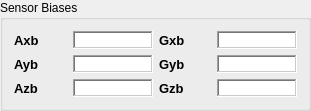
          <widget class="QGroupBox" name="sensorBiases_groupBox">
           <property name="minimumSize">
            <size>
             <width>311</width>
             <height>111</height>
            </size>
           </property>
           <property name="maximumSize">
            <size>
             <width>311</width>
             <height>111</height>
            </size>
           </property>
           <property name="title">
            <string>Sensor Biases</string>
           </property>
           <layout class="QVBoxLayout" name="verticalLayout_6">
            <item>
             <layout class="QGridLayout" name="gridLayout_7">
              <item row="0" column="0">
               <widget class="QLabel" name="label_10">
                <property name="minimumSize">
                 <size>
                  <width>0</width>
                  <height>0</height>
                 </size>
                </property>
                <property name="maximumSize">
                 <size>
                  <width>16777215</width>
                  <height>16777215</height>
                 </size>
                </property>
                <property name="font">
                 <font>
                  <pointsize>10</pointsize>
                  <weight>75</weight>
                  <bold>true</bold>
                 </font>
                </property>
                <property name="text">
                 <string>Axb</string>
                </property>
               </widget>
              </item>
              <item row="0" column="1">
               <widget class="QTextEdit" name="m_AxBiases">
                <property name="minimumSize">
                 <size>
                  <width>60</width>
                  <height>18</height>
                 </size>
                </property>
                <property name="maximumSize">
                 <size>
                  <width>80</width>
                  <height>18</height>
                 </size>
                </property>
                <property name="font">
                 <font>
                  <pointsize>10</pointsize>
                 </font>
                </property>
                <property name="frameShape">
                 <enum>QFrame::WinPanel</enum>
                </property>
                <property name="verticalScrollBarPolicy">
                 <enum>Qt::ScrollBarAlwaysOff</enum>
                </property>
                <property name="horizontalScrollBarPolicy">
                 <enum>Qt::ScrollBarAlwaysOff</enum>
                </property>
                <property name="readOnly">
                 <bool>true</bool>
                </property>
               </widget>
              </item>
              <item row="0" column="2">
               <widget class="QLabel" name="label_13">
                <property name="minimumSize">
                 <size>
                  <width>0</width>
                  <height>0</height>
                 </size>
                </property>
                <property name="maximumSize">
                 <size>
                  <width>16777215</width>
                  <height>16777215</height>
                 </size>
                </property>
                <property name="font">
                 <font>
                  <pointsize>10</pointsize>
                  <weight>75</weight>
                  <bold>true</bold>
                 </font>
                </property>
                <property name="text">
                 <string>Gxb</string>
                </property>
               </widget>
              </item>
              <item row="0" column="3">
               <widget class="QTextEdit" name="m_GxBiases">
                <property name="minimumSize">
                 <size>
                  <width>60</width>
                  <height>18</height>
                 </size>
                </property>
                <property name="maximumSize">
                 <size>
                  <width>80</width>
                  <height>18</height>
                 </size>
                </property>
                <property name="font">
                 <font>
                  <pointsize>10</pointsize>
                 </font>
                </property>
                <property name="frameShape">
                 <enum>QFrame::WinPanel</enum>
                </property>
                <property name="verticalScrollBarPolicy">
                 <enum>Qt::ScrollBarAlwaysOff</enum>
                </property>
                <property name="horizontalScrollBarPolicy">
                 <enum>Qt::ScrollBarAlwaysOff</enum>
                </property>
                <property name="readOnly">
                 <bool>true</bool>
                </property>
               </widget>
              </item>
              <item row="1" column="0">
               <widget class="QLabel" name="label_11">
                <property name="minimumSize">
                 <size>
                  <width>0</width>
                  <height>0</height>
                 </size>
                </property>
                <property name="maximumSize">
                 <size>
                  <width>16777215</width>
                  <height>16777215</height>
                 </size>
                </property>
                <property name="font">
                 <font>
                  <pointsize>10</pointsize>
                  <weight>75</weight>
                  <bold>true</bold>
                 </font>
                </property>
                <property name="text">
                 <string>Ayb</string>
                </property>
               </widget>
              </item>
              <item row="1" column="1">
               <widget class="QTextEdit" name="m_AyBiases">
                <property name="minimumSize">
                 <size>
                  <width>60</width>
                  <height>18</height>
                 </size>
                </property>
                <property name="maximumSize">
                 <size>
                  <width>80</width>
                  <height>18</height>
                 </size>
                </property>
                <property name="font">
                 <font>
                  <pointsize>10</pointsize>
                 </font>
                </property>
                <property name="frameShape">
                 <enum>QFrame::WinPanel</enum>
                </property>
                <property name="verticalScrollBarPolicy">
                 <enum>Qt::ScrollBarAlwaysOff</enum>
                </property>
                <property name="horizontalScrollBarPolicy">
                 <enum>Qt::ScrollBarAlwaysOff</enum>
                </property>
                <property name="readOnly">
                 <bool>true</bool>
                </property>
               </widget>
              </item>
              <item row="1" column="2">
               <widget class="QLabel" name="label_14">
                <property name="minimumSize">
                 <size>
                  <width>0</width>
                  <height>0</height>
                 </size>
                </property>
                <property name="maximumSize">
                 <size>
                  <width>16777215</width>
                  <height>16777215</height>
                 </size>
                </property>
                <property name="font">
                 <font>
                  <pointsize>10</pointsize>
                  <weight>75</weight>
                  <bold>true</bold>
                 </font>
                </property>
                <property name="text">
                 <string>Gyb</string>
                </property>
               </widget>
              </item>
              <item row="1" column="3">
               <widget class="QTextEdit" name="m_GyBiases">
                <property name="minimumSize">
                 <size>
                  <width>60</width>
                  <height>18</height>
                 </size>
                </property>
                <property name="maximumSize">
                 <size>
                  <width>80</width>
                  <height>18</height>
                 </size>
                </property>
                <property name="font">
                 <font>
                  <pointsize>10</pointsize>
                 </font>
                </property>
                <property name="frameShape">
                 <enum>QFrame::WinPanel</enum>
                </property>
                <property name="verticalScrollBarPolicy">
                 <enum>Qt::ScrollBarAlwaysOff</enum>
                </property>
                <property name="horizontalScrollBarPolicy">
                 <enum>Qt::ScrollBarAlwaysOff</enum>
                </property>
                <property name="readOnly">
                 <bool>true</bool>
                </property>
               </widget>
              </item>
              <item row="2" column="0">
               <widget class="QLabel" name="label_12">
                <property name="minimumSize">
                 <size>
                  <width>0</width>
                  <height>0</height>
                 </size>
                </property>
                <property name="maximumSize">
                 <size>
                  <width>16777215</width>
                  <height>16777215</height>
                 </size>
                </property>
                <property name="font">
                 <font>
                  <pointsize>10</pointsize>
                  <weight>75</weight>
                  <bold>true</bold>
                 </font>
                </property>
                <property name="text">
                 <string>Azb</string>
                </property>
               </widget>
              </item>
              <item row="2" column="1">
               <widget class="QTextEdit" name="m_AzBiases">
                <property name="minimumSize">
                 <size>
                  <width>60</width>
                  <height>18</height>
                 </size>
                </property>
                <property name="maximumSize">
                 <size>
                  <width>80</width>
                  <height>18</height>
                 </size>
                </property>
                <property name="font">
                 <font>
                  <pointsize>10</pointsize>
                 </font>
                </property>
                <property name="frameShape">
                 <enum>QFrame::WinPanel</enum>
                </property>
                <property name="verticalScrollBarPolicy">
                 <enum>Qt::ScrollBarAlwaysOff</enum>
                </property>
                <property name="horizontalScrollBarPolicy">
                 <enum>Qt::ScrollBarAlwaysOff</enum>
                </property>
                <property name="readOnly">
                 <bool>true</bool>
                </property>
               </widget>
              </item>
              <item row="2" column="2">
               <widget class="QLabel" name="label_15">
                <property name="minimumSize">
                 <size>
                  <width>0</width>
                  <height>0</height>
                 </size>
                </property>
                <property name="maximumSize">
                 <size>
                  <width>16777215</width>
                  <height>16777215</height>
                 </size>
                </property>
                <property name="font">
                 <font>
                  <pointsize>10</pointsize>
                  <weight>75</weight>
                  <bold>true</bold>
                 </font>
                </property>
                <property name="text">
                 <string>Gzb</string>
                </property>
               </widget>
              </item>
              <item row="2" column="3">
               <widget class="QTextEdit" name="m_GzBiases">
                <property name="minimumSize">
                 <size>
                  <width>60</width>
                  <height>18</height>
                 </size>
                </property>
                <property name="maximumSize">
                 <size>
                  <width>80</width>
                  <height>18</height>
                 </size>
                </property>
                <property name="font">
                 <font>
                  <pointsize>10</pointsize>
                 </font>
                </property>
                <property name="frameShape">
                 <enum>QFrame::WinPanel</enum>
                </property>
                <property name="verticalScrollBarPolicy">
                 <enum>Qt::ScrollBarAlwaysOff</enum>
                </property>
                <property name="horizontalScrollBarPolicy">
                 <enum>Qt::ScrollBarAlwaysOff</enum>
                </property>
                <property name="readOnly">
                 <bool>true</bool>
                </property>
               </widget>
              </item>
             </layout>
            </item>
           </layout>
          </widget>
